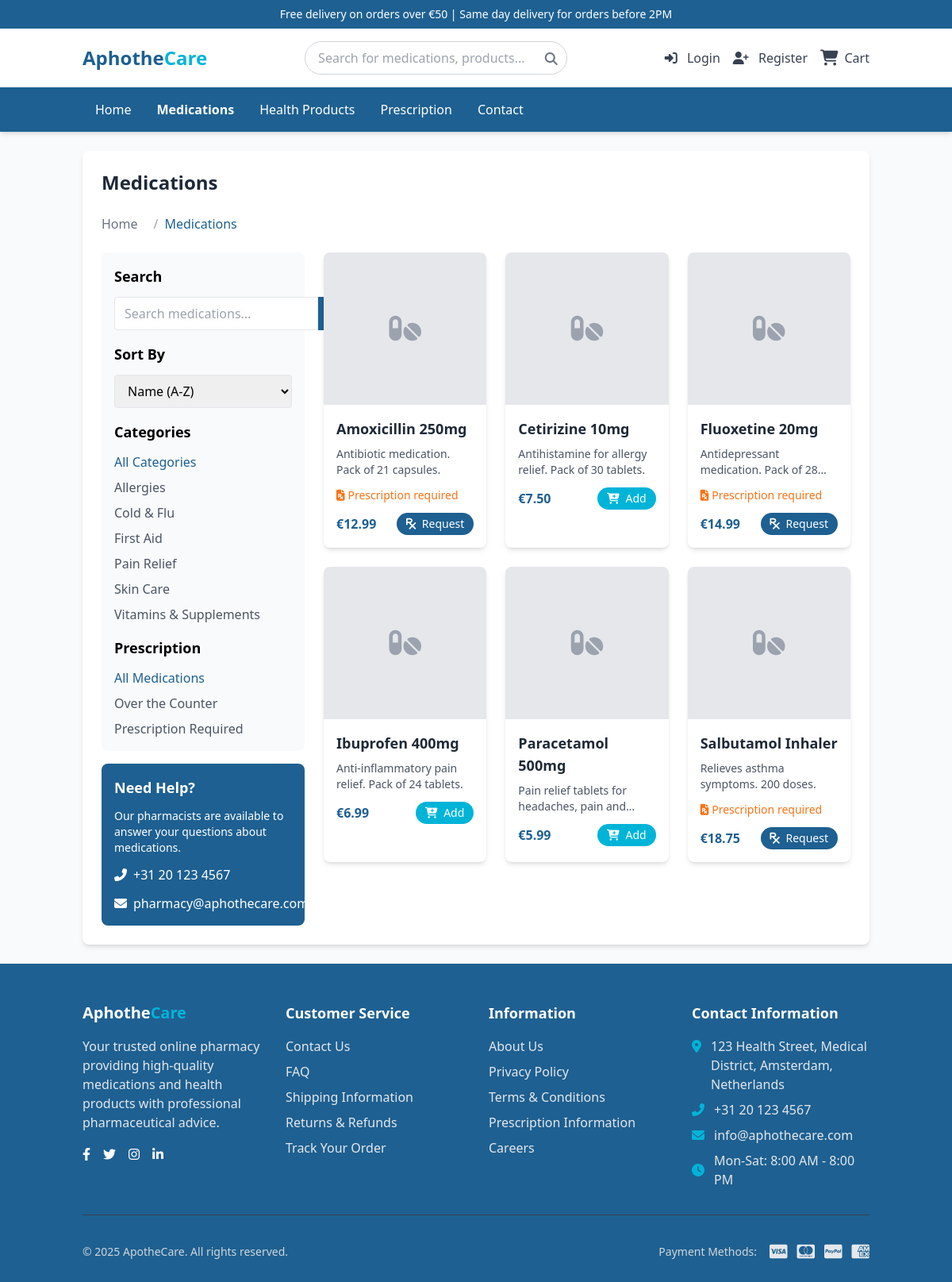
The app's page /index.php?page=medications with its own data.
### tables this page shows
CREATE TABLE IF NOT EXISTS categories (
    id INT AUTO_INCREMENT PRIMARY KEY,
    name VARCHAR(100) NOT NULL,
    slug VARCHAR(100) NOT NULL UNIQUE,
    parent_id INT,
    description TEXT,
    image VARCHAR(255),
    created_at DATETIME DEFAULT CURRENT_TIMESTAMP,
    updated_at DATETIME DEFAULT CURRENT_TIMESTAMP ON UPDATE CURRENT_TIMESTAMP,
    FOREIGN KEY (parent_id) REFERENCES categories(id) ON DELETE SET NULL
);

CREATE TABLE IF NOT EXISTS products (
    id INT AUTO_INCREMENT PRIMARY KEY,
    name VARCHAR(255) NOT NULL,
    slug VARCHAR(255) NOT NULL UNIQUE,
    sku VARCHAR(50),
    description TEXT,
    short_description TEXT,
    price DECIMAL(10, 2) NOT NULL,
    sale_price DECIMAL(10, 2),
    stock_quantity INT NOT NULL DEFAULT 0,
    reorder_level INT DEFAULT 10,
    category VARCHAR(50) NOT NULL,
    requires_prescription BOOLEAN DEFAULT FALSE,
    image VARCHAR(255),
    featured BOOLEAN DEFAULT FALSE,
    status ENUM('active', 'inactive', 'discontinued') DEFAULT 'active',
    created_at DATETIME DEFAULT CURRENT_TIMESTAMP,
    updated_at DATETIME DEFAULT CURRENT_TIMESTAMP ON UPDATE CURRENT_TIMESTAMP
);

### includes/functions.php (called while the page is built, shortened)
<?php
function formatPrice($price) {
    return '€' . number_format($price, 2);
}
?>

### pages/medications.php (the view, shortened to what this page needs)
<?php
$category = isset($_GET['category']) ? $_GET['category'] : '';
$sort = isset($_GET['sort']) ? $_GET['sort'] : 'name_asc';
$requires_prescription = isset($_GET['prescription']) ? (int)$_GET['prescription'] : -1;
$search = isset($_GET['search']) ? sanitizeInput($_GET['search']) : '';
$sql = "SELECT * FROM products WHERE category = 'medications'";
switch ($sort) {
    default:
        $sql .= " ORDER BY name ASC";
}
try {
    $stmt = $pdo->prepare($sql);
    $stmt->execute();
    $medications = $stmt->fetchAll();
    $cat_stmt = $pdo->query("SELECT * FROM categories ORDER BY name");
    $categories = $cat_stmt->fetchAll();
} catch (PDOException $e) {
    $medications = [];
    $categories = [];
    error_log("Medications Error: " . $e->getMessage());
}
?>
<div class="bg-white rounded-lg shadow-md p-6">
    <h1 class="text-2xl font-bold mb-6 text-gray-800">Medications</h1>
    <nav class="flex mb-6">
        <ol class="inline-flex items-center space-x-1 md:space-x-3">
            <li class="inline-flex items-center">
                <a href="index.php" class="text-gray-500 hover:text-primary">Home</a>
            </li>
            <li class="flex items-center">
                <span class="mx-2 text-gray-400">/</span>
                <span class="text-primary">Medications</span>
            </li>
        </ol>
    </nav>
    <div class="flex flex-col md:flex-row gap-6">
        <div class="w-full md:w-64 flex-shrink-0">
            <div class="bg-gray-50 rounded-lg p-4 mb-4">
                <h3 class="font-semibold text-lg mb-3">Search</h3>
                <form action="index.php" method="get" class="mb-4">
                    <div class="flex">
                        <input type="text" name="search" placeholder="Search medications..."
                            value="<?php echo htmlspecialchars($search); ?>"
                            class="flex-grow px-3 py-2 border rounded-l focus:outline-none focus:ring-2 focus:ring-primary">
                        <button type="submit" class="bg-primary text-white px-3 py-2 rounded-r hover:bg-dark transition-colors">
                        </button>
                    </div>
                </form>
                <h3 class="font-semibold text-lg mb-3">Sort By</h3>
                <form id="sort-form" action="index.php" method="get" class="mb-4">
                    <select name="sort" id="sort" class="w-full px-3 py-2 border rounded focus:outline-none focus:ring-2 focus:ring-primary"
                        onchange="document.getElementById('sort-form').submit()">
                        <option value="name_asc" <?php echo $sort === 'name_asc' ? 'selected' : ''; ?>>Name (A-Z)</option>
                    </select>
                </form>
                <h3 class="font-semibold text-lg mb-3">Categories</h3>
                <ul class="space-y-2 mb-4">
                    <li>
                        <a href="index.php?page=medications<?php echo (!empty($search) ? '&search='.urlencode($search) : '') . ($requires_prescription >= 0 ? '&prescription='.$requires_prescription : '') . '&sort=' . $sort; ?>"
                            class="<?php echo empty($category) ? 'text-primary font-medium' : 'text-gray-600 hover:text-primary'; ?> transition-colors">
                            All Categories
                        </a>
                    </li>
                    <?php foreach ($categories as $cat): ?>
                    <li>
                        <a href="index.php?page=medications&category=<?php echo $cat['id']; ?><?php echo (!empty($search) ? '&search='.urlencode($search) : '') . ($requires_prescription >= 0 ? '&prescription='.$requires_prescription : '') . '&sort=' . $sort; ?>"
                            class="<?php echo $category == $cat['id'] ? 'text-primary font-medium' : 'text-gray-600 hover:text-primary'; ?> transition-colors">
                            <?php echo $cat['name']; ?>
                        </a>
                    </li>
                    <?php endforeach; ?>
                </ul>
                <h3 class="font-semibold text-lg mb-3">Prescription</h3>
                <ul class="space-y-2">
                    <li>
                        <a href="index.php?page=medications<?php echo (!empty($search) ? '&search='.urlencode($search) : '') . (!empty($category) ? '&category='.$category : '') . '&sort=' . $sort; ?>"
                            class="<?php echo $requires_prescription < 0 ? 'text-primary font-medium' : 'text-gray-600 hover:text-primary'; ?> transition-colors">
                            All Medications
                        </a>
                    </li>
                    <li>
                        <a href="index.php?page=medications&prescription=0<?php echo (!empty($search) ? '&search='.urlencode($search) : '') . (!empty($category) ? '&category='.$category : '') . '&sort=' . $sort; ?>"
                            class="<?php echo $requires_prescription === 0 ? 'text-primary font-medium' : 'text-gray-600 hover:text-primary'; ?> transition-colors">
                            Over the Counter
                        </a>
                    </li>
                    <li>
                        <a href="index.php?page=medications&prescription=1<?php echo (!empty($search) ? '&search='.urlencode($search) : '') . (!empty($category) ? '&category='.$category : '') . '&sort=' . $sort; ?>"
                            class="<?php echo $requires_prescription === 1 ? 'text-primary font-medium' : 'text-gray-600 hover:text-primary'; ?> transition-colors">
                            Prescription Required
                        </a>
                    </li>
                </ul>
            </div>
            <div class="bg-primary text-white rounded-lg p-4">
                <h3 class="font-semibold text-lg mb-3">Need Help?</h3>
                <p class="text-sm mb-3">Our pharmacists are available to answer your questions about medications.</p>
                <div class="flex items-center mb-3">
                    <i class="fas fa-phone-alt mr-2"></i>
                    <span>+31 20 123 4567</span>
                </div>
                <div class="flex items-center">
                    <i class="fas fa-envelope mr-2"></i>
                    <span>pharmacy@aphothecare.com</span>
                </div>
            </div>
        </div>
        <div class="flex-grow">
            <?php if (empty($medications)): ?>
            <div class="bg-yellow-50 border-l-4 border-yellow-400 p-4 mb-4">
                <div class="flex">
                    <div class="flex-shrink-0">
                        <i class="fas fa-exclamation-circle text-yellow-400"></i>
                    </div>
                    <div class="ml-3">
                        <p class="text-sm text-yellow-700">
                            No medications found. Please try a different search or filter.
                        </p>
                    </div>
                </div>
            </div>
            <?php else: ?>
            <div class="grid grid-cols-1 sm:grid-cols-2 lg:grid-cols-3 gap-6">
                <?php foreach ($medications as $medication): ?>
                <div class="bg-white rounded-lg shadow-md overflow-hidden transition-transform hover:shadow-lg hover:-translate-y-1">
                    <a href="index.php?page=product&id=<?php echo $medication['id']; ?>">
                        <?php if (isset($medication['image']) && !empty($medication['image'])): ?>
                        <img src="<?php echo $medication['image']; ?>" alt="<?php echo $medication['name']; ?>" class="w-full h-48 object-cover">
                        <?php else: ?>
                        <div class="w-full h-48 bg-gray-200 flex items-center justify-center">
                            <i class="fas fa-pills text-gray-400 text-4xl"></i>
                        </div>
                        <?php endif; ?>
                    </a>
                    <div class="p-4">
                        <h3 class="text-lg font-semibold mb-2">
                            <a href="index.php?page=product&id=<?php echo $medication['id']; ?>" class="text-gray-800 hover:text-primary transition-colors">
                                <?php echo $medication['name']; ?>
                            </a>
                        </h3>
                        <p class="text-gray-600 text-sm mb-3 line-clamp-2">
                            <?php echo substr($medication['description'], 0, 80) . (strlen($medication['description']) > 80 ? '...' : ''); ?>
                        </p>
                        <?php if ($medication['requires_prescription']): ?>
                        <div class="flex items-center text-orange-500 text-sm mb-3">
                            <i class="fas fa-file-prescription mr-1"></i> Prescription required
                        </div>
                        <?php endif; ?>
                        <div class="flex justify-between items-center">
                            <span class="text-primary font-bold"><?php echo formatPrice($medication['price']); ?></span>
                            <?php if ($medication['stock_quantity'] > 0): ?>
                                <?php if ($medication['requires_prescription']): ?>
                                <a href="index.php?page=prescription&product_id=<?php echo $medication['id']; ?>" class="bg-primary hover:bg-dark text-white px-3 py-1 rounded-full text-sm transition-colors">
                                    <i class="fas fa-prescription mr-1"></i> Request
                                </a>
                                <?php else: ?>
                                <button onclick="addToCart(<?php echo $medication['id']; ?>)" class="bg-accent hover:bg-primary text-white px-3 py-1 rounded-full text-sm transition-colors">
                                    <i class="fas fa-cart-plus mr-1"></i> Add
                                </button>
                                <?php endif; ?>
                            <?php else: ?>
                                <span class="text-red-500 text-sm">Out of stock</span>
                            <?php endif; ?>
                        </div>
                    </div>
                </div>
                <?php endforeach; ?>
            </div>
            <?php endif; ?>
        </div>
    </div>
</div>

### records on screen
categories: name "Allergies"
categories: name "Cold & Flu"
categories: name "First Aid"
categories: name "Pain Relief"
categories: name "Skin Care"
categories: name "Vitamins & Supplements"
products: name "Amoxicillin 250mg", description "Antibiotic medication. Pack of 21 capsules.", requires_prescription 1 (drawn), price "€12.99"
products: name "Cetirizine 10mg", description "Antihistamine for allergy relief. Pack of 30 tablets.", price "€7.50"
products: name "Fluoxetine 20mg", description "Antidepressant medication. Pack of…", requires_prescription 1 (drawn), price "€14.99"
products: name "Ibuprofen 400mg", description "Anti-inflammatory pain relief. Pack of 24 tablets.", price "€6.99"
products: name "Paracetamol 500mg", description "Pain relief tablets for headaches, pain…", price "€5.99"
products: name "Salbutamol Inhaler", description "Relieves asthma symptoms. 200 doses.", requires_prescription 1 (drawn), price "€18.75"
